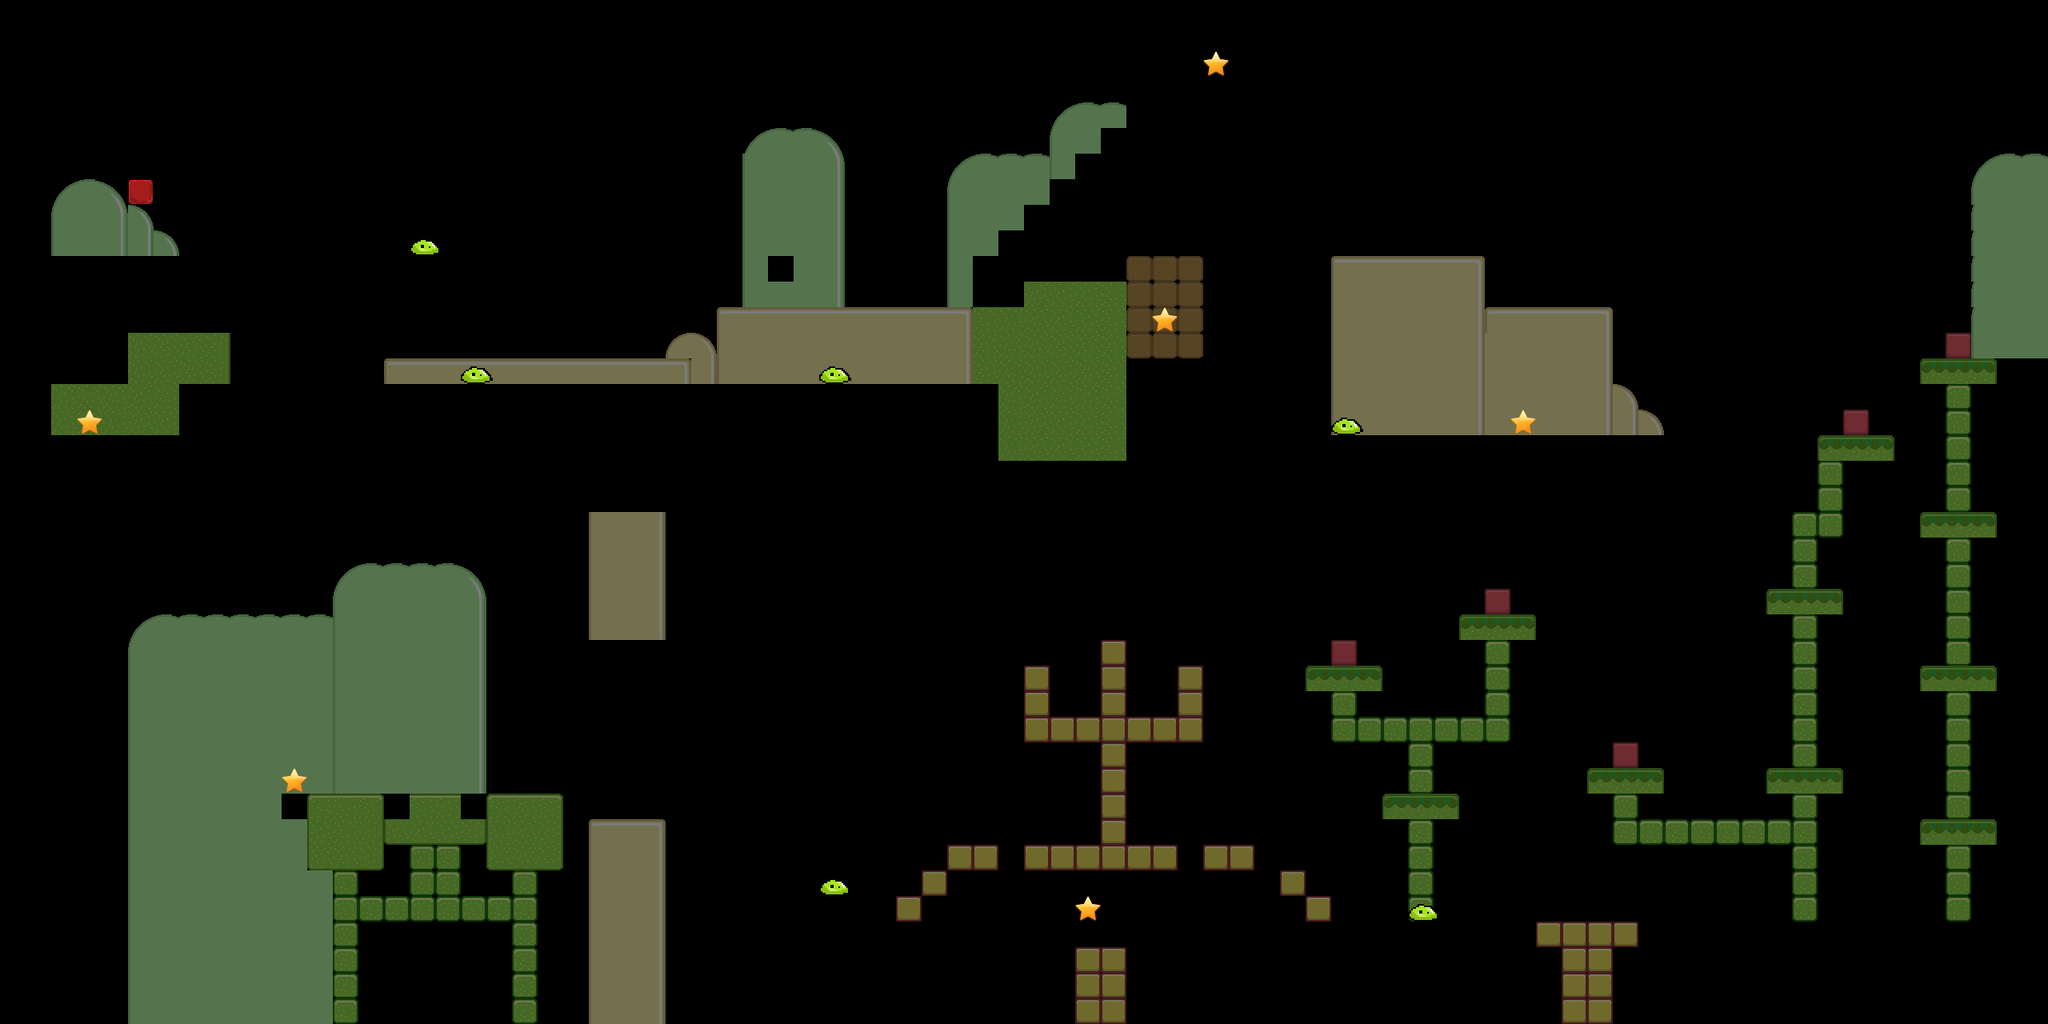

This game map was drawn from its Tiled (.tmx) file and the tilesets committed beside it. A one-line description and the trimmed map source follow:
An orthogonal 80x40 tile map with 32x32 px tiles, 4 tile layers (player, background, star, enemies), 1 hidden layer not drawn, 4 tilesets.

<map version="1.0" orientation="orthogonal" width="80" height="40" tilewidth="32" tileheight="32">
 <tileset firstgid="1" name="blockRed" tilewidth="32" tileheight="32">
  <image source="blockRed.png" width="32" height="32" />
 </tileset>
 <tileset firstgid="2" name="tileset" tilewidth="32" tileheight="32">
  <image source="tileset.png" width="192" height="576" />
  <tile id="53">
   <properties>
    <property name="type" value="fuzzyBlock" />
   </properties>
  </tile>
  <tile id="97">
   <properties>
    <property name="type" value="spikes" />
   </properties>
  </tile>
 </tileset>
 <tileset firstgid="110" name="star" tilewidth="32" tileheight="32">
  <image source="star.png" width="32" height="32" />
 </tileset>
 <tileset firstgid="111" name="slime0" tilewidth="40" tileheight="22">
  <image source="slime0.png" width="40" height="22" />
 </tileset>
 <layer name="tile" width="80" height="40" visible="0">
  <properties>
   <property name="type" value="entity" />
  </properties>
  <data>[3200 cells, 620 non-empty, 40 distinct tile ids]</data>
 </layer>
 <layer name="player" width="80" height="40">
  <data>[3200 cells, 1 non-empty, 1 distinct tile ids]</data>
 </layer>
 <layer name="background" width="80" height="40" opacity="0.48">
  <properties>
   <property name="type" value="background" />
  </properties>
  <data>[3200 cells, 675 non-empty, 37 distinct tile ids]</data>
 </layer>
 <layer name="star" width="80" height="40">
  <properties>
   <property name="type" value="star" />
  </properties>
  <data>[3200 cells, 6 non-empty, 1 distinct tile ids]</data>
 </layer>
 <layer name="enemies" width="80" height="40">
  <properties>
   <property name="type" value="enemies" />
  </properties>
  <data>[3200 cells, 6 non-empty, 1 distinct tile ids]</data>
 </layer>
</map>
